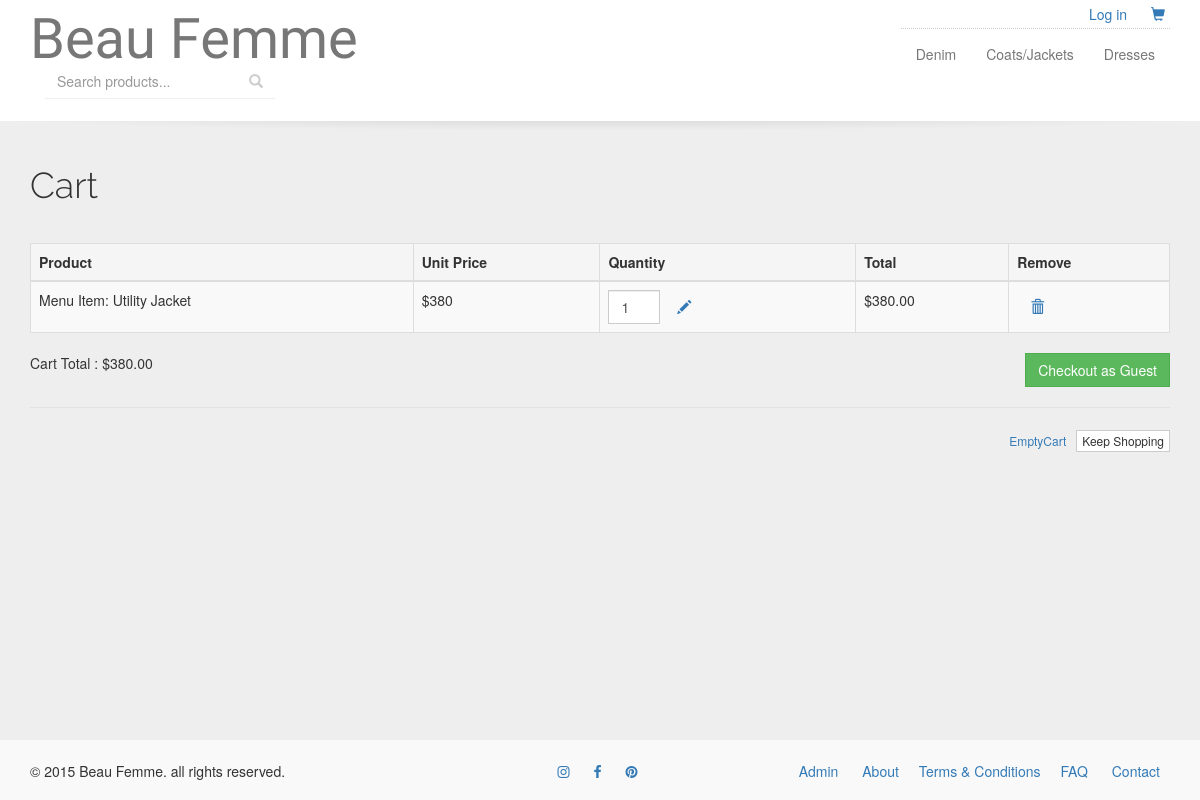
The page /cart.php?itemId=1 on the database its author committed.
### tables this page shows
CREATE TABLE IF NOT EXISTS `categories` (
  `category_name` varchar(30) NOT NULL,
  `category_id` int(5) NOT NULL AUTO_INCREMENT,
  `category_description` text NOT NULL,
  PRIMARY KEY (`category_id`),
  KEY `catID` (`category_id`),
  KEY `category_id` (`category_id`),
  KEY `category_id_2` (`category_id`)
);

CREATE TABLE IF NOT EXISTS `products` (
  `product_id` int(11) NOT NULL AUTO_INCREMENT,
  `product_name` varchar(60) NOT NULL,
  `product_description` text NOT NULL,
  `price` double NOT NULL,
  `category_id` int(5) NOT NULL,
  PRIMARY KEY (`product_id`),
  KEY `ItemID` (`product_id`),
  KEY `product_id` (`product_id`),
  KEY `category_id` (`category_id`)
);

CREATE TABLE IF NOT EXISTS `pages` (
  `page_id` int(3) NOT NULL AUTO_INCREMENT,
  `page_name` varchar(35) NOT NULL,
  `page_description` text NOT NULL,
  PRIMARY KEY (`page_id`)
);

### cart.php (the view, shortened to what this page needs)
<?php
  $sitePath = $_SERVER['DOCUMENT_ROOT']."crafts";
?>
<?php include_once($sitePath."/inc/_header.php"); ?>
<?php include_once($sitePath."/user/nav.php"); ?>
<?php include_once($sitePath."/inc/_dbconnect.php"); ?>
<h1>Cart </h1>
<?php
  $checkoutlabel="";
  if (!isset($_SESSION["user"])) {
      $checkoutlabel = "Checkout as Guest";
  }
  else{
      $checkoutlabel = "Checkout";
  }
?>
<?php
$shoppingCart = "";
$product_id_array = "";
$cartTotal = "";
$pp_checkout_btn = "";
if(!isset($_SESSION["cart_array"]) || count($_SESSION["cart_array"]) < 1) {
	$shoppingCart = "<h2 align='center'>Your shopping cart is empty</h2>";
}
else {
	$pp_checkout_btn .= '<form action="https://www.paypal.com/cgi-bin/webscr" method="post">
	    <input type="hidden" name="cmd" value="_cart">
	    <input type="hidden" name="upload" value="1">
    	<input type="hidden" name="business" value="r.maharjan6109@gmail.com">';
	$i = 0;
	foreach ($_SESSION["cart_array"] as $each_item) {
		$itemid = $each_item['itemid'];
		$sql = "SELECT * FROM products where product_id ='$itemid' LIMIT 1";
		$result = mysqli_query($con, $sql);
		while ($row = mysqli_fetch_array($result)) {
			$itemtitle = $row['product_name'];
			$price = $row['price'];
		}
		$priceTotal = $price * $each_item['quantity'];
		$cartTotal = $priceTotal + $cartTotal;
		$priceTotal = number_format($priceTotal, 2);
		$x = $i + 1;
		$pp_checkout_btn .= '<input type="hidden" name="item_name_' . $x . '" value="' . $itemtitle . '">
		     <input type="hidden" name="amount_' . $x . '" value="' . $price . '">
        	<input type="hidden" name="quantity_' . $x . '" value="' . $each_item['quantity'] . '">  ';
		$product_id_array .= "$itemid-".$each_item['quantity'].",";
		$shoppingCart .= '<tr>';
		$shoppingCart .= '<td> Menu Item: ' .$itemtitle. '</td>&nbsp;';
		$shoppingCart .= '<td>$' .$price. '</td>';
		$shoppingCart .= '<td><form action="cart.php" method="post">
		<div class="form-inline">
			<input class="form-control" name="quantity" type="text" value="' . $each_item['quantity'] . '" size="1" maxlength="2" />
			<button class="btn btn-link" name="adjustBtn' . $itemid . '" type="submit" >
				<i class="glyphicon glyphicon-pencil"></i>
			</button>
		</div>
		<input name="item_to_adjust" type="hidden" value="' . $itemid . '" />
		</form></td>';
		$shoppingCart .= '<td>$' .$priceTotal. '</td>';
		$shoppingCart .= '<td><form action="cart.php" method="post">
		<button class="btn btn-link" name="deleteBtn'
		. $itemid . '" type="submit" value="" />
			<i class="glyphicon glyphicon-trash"></i>
		</button>
		<input name="item_to_remove" type="hidden" value="' . $i . '" />
		</form></td>';
		$shoppingCart .= '</tr>';
		$i++;
	}
		$cartTotal = number_format($cartTotal, 2);
		$cartTotal = "Cart Total : $".$cartTotal;
			$pp_checkout_btn .= '
			<input type="hidden" name="custom" value="' . $product_id_array . '">
			<input type="hidden" name="notify_url" value="https://www.yoursite.com/storescripts/my_ipn.php">
			<input type="hidden" name="return" value="https://www.yoursite.com/checkout_complete.php">
			<input type="hidden" name="rm" value="2">
			<input type="hidden" name="cbt" value="Return to The Store">
			<input type="hidden" name="cancel_return" value="https://www.yoursite.com/paypal_cancel.php">
			<input type="hidden" name="lc" value="US">
			<input type="hidden" name="currency_code" value="USD">
			<input class="btn btn-success pull-right" type="submit" name="submit" value="'.$checkoutlabel.'" alt="Make payments with PayPal - its fast, free and secure!">
	</form>';
}
?>
    <table class="table table-striped table-bordered">
      <thead>
		<tr class="active">
	        <th>Product</th>
	        <th>Unit Price</th>
	        <th>Quantity</th>
	        <th>Total</th>
	        <th>Remove</th>
      	</tr>
      </thead>
		<?php echo $shoppingCart; ?>
 </table>
<div class="row">
	<div class="col-sm-6">
	<?php echo $cartTotal; ?>
	</div>
	<div class="col-sm-6">
<?php
      echo $pp_checkout_btn;
?>
	</div>
</div>
<hr>
<div class="form-group text-right">
<a class="btn btn-xs btn-link" href="cart.php?cmd=emptycart">EmptyCart</a>
<a class="btn btn-xs btn-default" href="home.php">Keep Shopping</a>
</div>
<?php include_once($sitePath."/inc/_footer.php"); ?>

### user/nav.php (shortened to what this page needs)
<?php
  $sitePath = $_SERVER['DOCUMENT_ROOT']."crafts";
?>
<?php include_once($sitePath."/inc/_dbconnect.php"); ?>
<?php
  $usermenu="";
  if (!isset($_SESSION["user"])) {
      $usermenu = "<li><a href='".$host."user/account.php'>Log in</a></li>";
  }
  else{
       $usermenu = "<li>Welcome!</li>
                    <li><a href='".$host."user/account.php'>Account</a></li>
                    <li><a href='".$host."user/logout.php'>Log out</a></li>";
  }
?>
<?php
  $sql= "SELECT * FROM categories";
  $result = mysqli_query($con, $sql);
  $itemcount = mysqli_num_rows($result);
  $categoryIDs=array();
  if ($itemcount>0) {
    while ($row = mysqli_fetch_array($result)) {
        $categoryIDs[] = $row['category_id'];
      }
  }
  $catlist="";
  foreach ($categoryIDs as $catID) {
      $sql0= "SELECT * FROM categories WHERE category_id = $catID";
      $result0 = mysqli_query($con, $sql0);
      $itemcount0 = mysqli_num_rows($result0);
      if ($itemcount0>0) {
        while ($row0 = mysqli_fetch_array($result0)) {
            $categoryName= $row0["category_name"];
            $catlist.="<li><a href='".$host."category.php?catID=$catID'>".$categoryName."</a></li>";
        }
      }
  }
?>
<nav class="navbar navbar-default ">
<div class="container">
  <div class="row">
    <div class="col-sm-6">
          <div class="branding">
            <div class="navbar-header">
              <a class="navbar-brand" href="<?php echo $host.'home.php'; ?>">Beau Femme</a>
            </div>
            <form class="navbar-form" method="GET" action="search.php">
              <div class="input-group">
                <input type="text" class="form-control" name="query" placeholder="Search products..." required>
                <span class="input-group-btn">
                  <button class="btn btn-link" type="submit"><span class="glyphicon glyphicon-search"></span></button>
                </span>
              </div>
            </form>
        </div>
    </div>
    <div class="col-sm-6">
      <div class="topnav">
       <ul class="list-inline text-right m-a-0">
          <?php echo $usermenu; ?>
          <li class=""><a href="<?php echo $host.'cart.php';?> "><span class="glyphicon glyphicon-shopping-cart"></span></a></li>
       </ul>
      </div>
      <div class="collapse navbar-collapse" id="navbar">
            <ul class="nav navbar-nav navbar-right">
                  <?php echo $catlist; ?>
            </ul>
      </div>
    </div>
  </div>
</div>
</nav>
<div class="container">

### inc/_footer.php (shortened to what this page needs)
</div>
<?php
  $sql= "SELECT * FROM pages";
  $result = mysqli_query($con, $sql);
  $itemcount = mysqli_num_rows($result);
  $pageIDs=array();
  if ($itemcount>0) {
    while ($row = mysqli_fetch_array($result)) {
        $pageIDs[] = $row['page_id'];
      }
  }
  $pagelist="";
  foreach ($pageIDs as $pageID) {
      $sql0= "SELECT * FROM pages WHERE page_id = $pageID";
      $result0 = mysqli_query($con, $sql0);
      $itemcount0 = mysqli_num_rows($result0);
      if ($itemcount0>0) {
        while ($row0 = mysqli_fetch_array($result0)) {
            $pageName= $row0["page_name"];
            $pagelist.="<li><a href='".$host."page.php?pageID=$pageID'>".$pageName."</a></li>";
        }
      }
  }
?>
<footer>
	<div class="container">
		<div class="row">
			<div class="col-sm-5">&copy; 2015 Beau Femme. all rights reserved.</div>
			<div class="col-sm-2 text-center">
				<ul class="list-inline">
					<li><a href="#"><i class="fa fa-instagram"></i></a></li>
					<li><a href="#"><i class="fa fa-facebook"></i></a></li>
					<li><a href="#"><i class="fa fa-pinterest"></i></a></li>
				</ul>
			</div>
			<div class="col-sm-5 text-right">
				<ul class="list-inline">
					<li><a href="<?php echo $host."admin"; ?>">Admin</a></li>
					<?php echo $pagelist; ?>
					<li><a href="<?php echo $host."contact.php"; ?>">Contact</a></li>
				</ul>
			</div>
		</div>
	</div>
</footer>
<body>

### style.css (style rules this page uses)
html { position: relative; min-height: 100%; }
body { background-color: #eee; height: 100%; margin-bottom: 80px; }
body > footer { position: absolute; bottom: 0; width: 100%; height: 60px; padding: 1.5em 0; background-color: #f9f9f9; z-index: 1; margin-top: 2em; }
.container { position: relative; }
h1,h2 { font-family: 'Raleway', sans-serif; font-weight: 300; }
h1 { margin: 1em 0 0.5em; }
hr { border-color: rgba(0,0,0,0.05) }
.m-a-0 { margin: 0; }
.btn, .form-control { border-radius: 0; }
.list-inline.text-right { margin-right: -5px; }
.list-inline li { margin: 0 5px; }
.topnav { padding: 0.3em 0; }
.branding { padding: 1em 0 }
.navbar { border-radius: 0; border: none; position: relative; z-index: 2; }
.navbar-collapse { border:none!important }
.navbar-default { background: #fff; }
.navbar-brand { font-family: 'Qwigley', cursive; font-size: 4em; }
.navbar-form .form-control, .navbar-form .btn { background: transparent; border:none; box-shadow: none; }
.navbar-form .btn { color: #ccc; }
.navbar-form .input-group { border-bottom: 1px solid rgba(190,190,190,0.25); }
@media (min-width: 768px) { .nav { border-top:1px dotted #ccc; } }

### rows shown on the page
categories: category_name "Denim"
categories: category_name "Coats/Jackets"
categories: category_name "Dresses"
products: product_name "Utility Jacket", price "380", price "380.00"
pages: page_name "About"
pages: page_name "Terms & Conditions"
pages: page_name "FAQ"

### other values the page prints
$cartTotal "Cart Total : $380.00"
